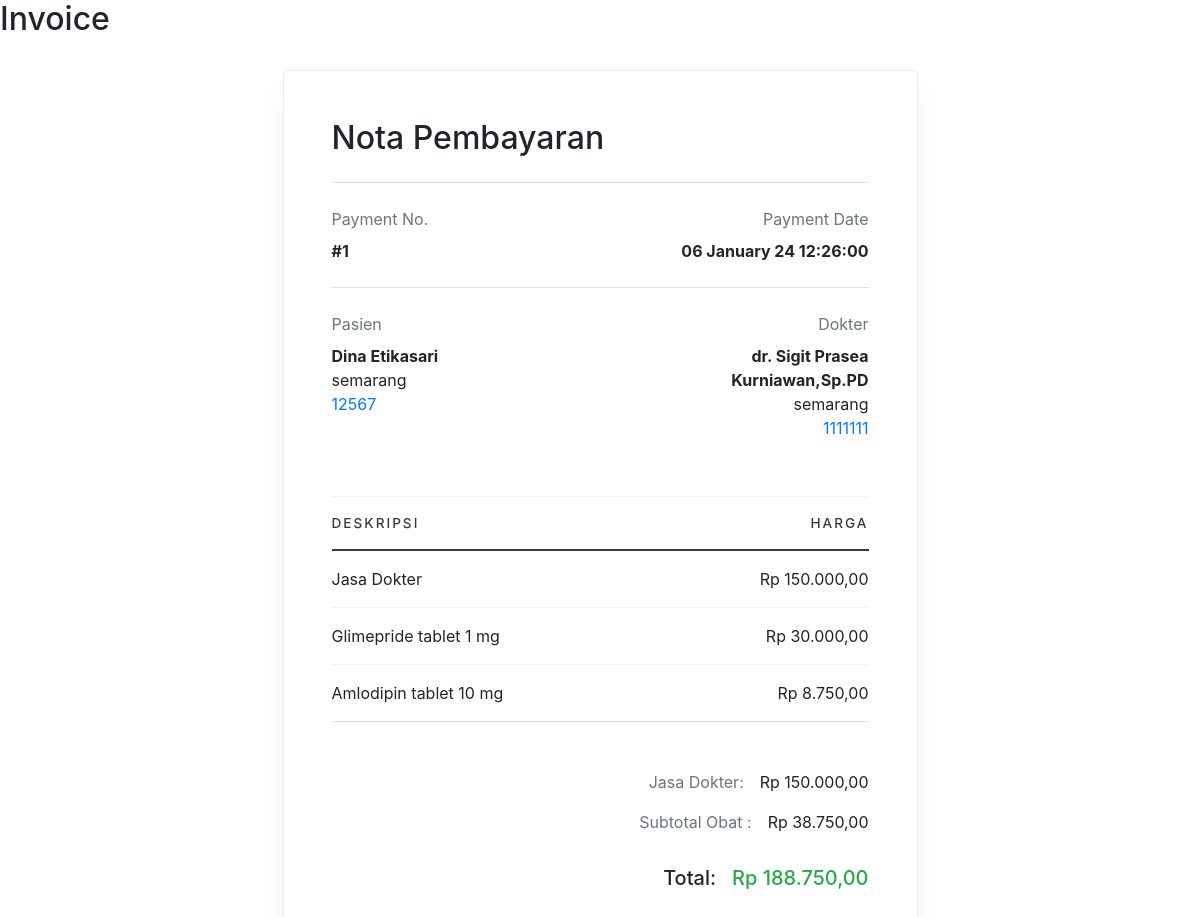
The app's page /admin/invoice.php?id=1 with its own data.
### tables this page shows
CREATE TABLE `periksa` (
  `id` int(10) UNSIGNED NOT NULL,
  `id_dokter` int(10) UNSIGNED NOT NULL,
  `id_pasien` int(10) UNSIGNED NOT NULL,
  `tgl_periksa` datetime NOT NULL,
  `catatan` text NOT NULL
);

CREATE TABLE `pasien` (
  `id` int(10) UNSIGNED NOT NULL,
  `nama` varchar(255) DEFAULT NULL,
  `alamat` varchar(255) DEFAULT NULL,
  `no_ktp` varchar(255) NOT NULL,
  `no_hp` varchar(50) DEFAULT NULL,
  `no_rm` varchar(25) NOT NULL
);

CREATE TABLE `dokter` (
  `id` int(11) UNSIGNED NOT NULL,
  `nama` varchar(255) DEFAULT NULL,
  `alamat` varchar(255) DEFAULT NULL,
  `no_hp` varchar(50) DEFAULT NULL,
  `id_poli` int(11) UNSIGNED NOT NULL
);

CREATE TABLE `obat` (
  `id` int(11) NOT NULL,
  `nama_obat` varbinary(50) NOT NULL,
  `kemasan` varchar(35) NOT NULL,
  `harga` int(11) NOT NULL
);

### admin/invoice.php (the view, shortened to what this page needs)
<?php
include_once("koneksi.php");
?>
<!DOCTYPE html>
<html lang="en">
<head>
    <link href="https://cdn.jsdelivr.net/npm/bootstrap@5.0.2/dist/css/bootstrap.min.css" rel="stylesheet">
    <link rel="stylesheet" href="https://stackpath.bootstrapcdn.com/bootstrap/4.5.2/css/bootstrap.min.css">
</head>
<body>
<h2>Invoice</h2>
    <br>
<div class="container mt-6 mb-7">
    <?php
        $id_pasien = '';
        $id_dokter = '';
        $tgl_periksa = '';
        if (isset($_GET['id'])) {
            $id_periksa = $_GET['id'];
            $ambil = mysqli_query($mysqli, "SELECT * FROM periksa WHERE id='$id_periksa'");
            $row = mysqli_fetch_array($ambil);
            if ($row) {
                $id_pasien = $row['id_pasien'];
                $id_dokter = $row['id_dokter'];
                $tgl_periksa = $row['tgl_periksa'];
            }
            $ambil_pasien = mysqli_query($mysqli, "SELECT * FROM pasien WHERE id='$id_pasien'");
            $row_pasien = mysqli_fetch_array($ambil_pasien);
            $nama_pasien = $row_pasien['nama'];
            $alamat_pasien = $row_pasien['alamat'];
            $hp_pasien = $row_pasien['no_hp'];
$ambil_dokter = mysqli_query($mysqli, "SELECT * FROM dokter WHERE id='$id_dokter'");
if ($ambil_dokter) {
    $row_dokter = mysqli_fetch_array($ambil_dokter);
    if ($row_dokter) {
        $nama_dokter = $row_dokter['nama'];
        $alamat_dokter = $row_dokter['alamat'];
        $hp_dokter = $row_dokter['no_hp'];
    } else {
        $nama_dokter = "Data tidak ditemukan";
        $alamat_dokter = "";
        $hp_dokter = "";
    }
} else {
    $nama_dokter = "Kueri gagal";
    $alamat_dokter = "";
    $hp_dokter = "";
}
    ?>
    <?php
        }
    ?>
    <div class="row justify-content-center">
      <div class="col-lg-12 col-xl-7">
        <div class="card">
          <div class="card-body p-5">
            <h2>
              Nota Pembayaran
            </h2>
            <div class="border-top border-gray-200 pt-4 mt-4">
              <div class="row">
                <div class="col-md-6">
                  <div class="text-muted mb-2">Payment No.</div>
                  <strong>#<?php echo $id_periksa; ?></strong>
                </div>
                <div class="col-md-6 text-md-end">
                  <div class="text-muted mb-2">Payment Date</div>
                  <strong><?php echo date('d F y h:i:s', strtotime($tgl_periksa)); ?></strong>
                </div>
              </div>
            </div>
            <div class="border-top border-gray-200 mt-4 py-4">
              <div class="row">
                <div class="col-md-6">
                  <div class="text-muted mb-2">Pasien</div>
                  <strong>
                    <?php echo $nama_pasien; ?>
                  </strong>
                  <p class="fs-sm">
                  <?php echo $alamat_pasien; ?>
                    <br>
                    <a href="#!" class="text-purple"><?php echo $hp_pasien; ?>
                    </a>
                  </p>
                </div>
                <div class="col-md-6 text-md-end">
                  <div class="text-muted mb-2">Dokter</div>
                  <strong>
                  <?php echo $nama_dokter; ?>
                  </strong>
                  <p class="fs-sm">
                  <?php echo $alamat_dokter; ?>
                    <br>
                    <a href="#!" class="text-purple"><?php echo $hp_dokter; ?>
                    </a>
                  </p>
                </div>
              </div>
            </div>
            <table class="table border-bottom border-gray-200 mt-3">
              <thead>
                <tr>
                  <th scope="col" class="fs-sm text-dark text-uppercase-bold-sm px-0">Deskripsi</th>
                  <th scope="col" class="fs-sm text-dark text-uppercase-bold-sm text-end px-0">Harga</th>
                </tr>
              </thead>
              <tbody>
                <tr>
                  <td class="px-0">Jasa Dokter</td>
                  <td class="text-end px-0"><?php echo 'Rp ' . number_format(150000, 2, ',', '.'); ?></td>
                </tr>
                <tr>
                   <?php
                    $ambil_obat = mysqli_query($mysqli, "SELECT obat.id, obat.nama_obat, obat.harga FROM detail_periksa
                                                          JOIN obat ON detail_periksa.id_obat = obat.id
                                                          WHERE detail_periksa.id_periksa='$id_periksa'");
					$total_harga = 0;
                    while ($row_obat = mysqli_fetch_array($ambil_obat)) {
						$total_harga += $row_obat['harga'];
                    ?>
                        <tr>
                            <td class="px-0"><?php echo $row_obat['nama_obat']; ?></td>
                            <td class="text-end px-0"><?php echo 'Rp ' . number_format($row_obat['harga'], 2, ',', '.'); ?></td>
                        </tr>
                    <?php
                    }
					$total = 150000 + $total_harga;
                    ?>
                </tr>
              </tbody>
            </table>
            <div class="mt-5">
              <div class="d-flex justify-content-end">
                <p class="text-muted me-3">Jasa Dokter:</p>
                <span><?php echo 'Rp ' . number_format(150000, 2, ',', '.'); ?></span>
              </div>
              <div class="d-flex justify-content-end">
                <p class="text-muted me-3">Subtotal Obat :</p>
                <span><?php echo 'Rp ' . number_format($total_harga, 2, ',', '.'); ?></span>
              </div>
              <div class="d-flex justify-content-end mt-3">
                <h5 class="me-3">Total:</h5>
                <h5 class="text-success"><?php echo 'Rp ' . number_format($total, 2, ',', '.'); ?></h5>
              </div>
            </div>
          </div>
        </div>
      </div>
    </div>
  </div>
</body>
</html>

### admin/invoice.php (style rules this page uses)
.text-uppercase-bold-sm { text-transform: uppercase!important; font-weight: 500!important; letter-spacing: 2px!important; font-size: .85rem!important; }
.justify-content-center { justify-content: center!important; }
.card { position: relative; display: flex; flex-direction: column; min-width: 0; word-wrap: break-word; background-color: #fff; background-clip: border-box; border: 1px solid rgba(30,46,80,.09); border-radius: 0.25rem; box-shadow: 0 20px 27px 0 rgb(0 0 0 / 5%); }
.p-5 { padding: 3rem!important; }
.card-body { flex: 1 1 auto; padding: 1.5rem 1.5rem; }
tbody, td, tfoot, th, thead, tr { border-color: inherit; border-style: solid; border-width: 0; }
.table td, .table th { border-bottom: 0; border-top: 1px solid #edf2f9; }
.table>:not(caption)>*>* { padding: 1rem 1rem; background-color: var(--bs-table-bg); border-bottom-width: 1px; box-shadow: inset 0 0 0 9999px var(--bs-table-accent-bg); }
.px-0 { padding-right: 0!important; padding-left: 0!important; }
.table thead th, tbody td, tbody th { vertical-align: middle; }
.mt-5 { margin-top: 3rem!important; }

### records on screen
periksa: tgl_periksa "06 January 24 12:26:00"
pasien: nama "Dina Etikasari", alamat "semarang", no_hp "12567"
dokter: nama "dr. Sigit Prasea Kurniawan,Sp.PD", alamat "semarang", no_hp "1111111"
obat: nama_obat "Glimepride tablet 1 mg", harga "30.000,00"
obat: nama_obat "Amlodipin tablet 10 mg", harga "8.750,00"

### other values on screen
$id_periksa "1"
150000 "150.000,00"
$total_harga "38.750,00"
$total "188.750,00"
